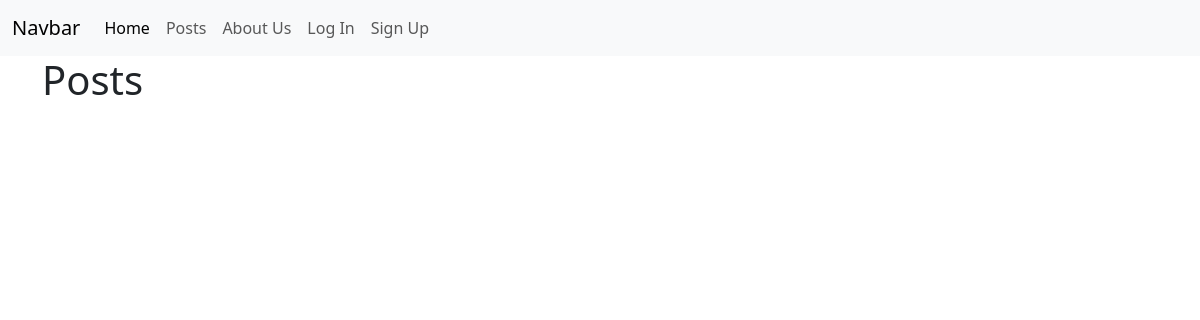
Page /post/ on the earlier database version.
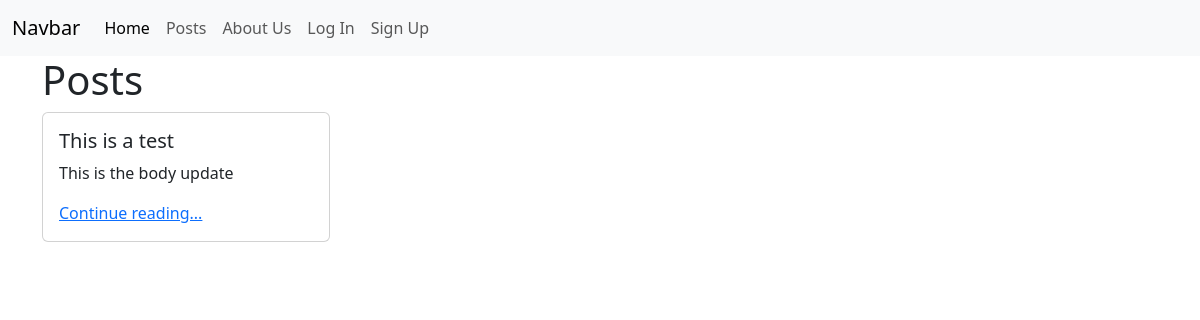
Same page on the later database version.
### posts/models.py (models this page shows, shortened)
class Post(models.Model):
    title = models.CharField(max_length=128)
    subtitle = models.CharField(max_length=256)
    author = models.ForeignKey(
        get_user_model(),
        on_delete=models.CASCADE
    )
    body = models.TextField()
    created_on = models.DateTimeField(auto_now_add=True)
    status = models.ForeignKey(
        Status,
        on_delete=models.CASCADE
    )

### posts/views.py (the view)
# urls.py: path("", views.PostListView.as_view(), name="list"),
class PostListView(ListView):
    template_name = "posts/list.html"
    model = Post

### templates/posts/list.html (shortened to what this page needs)
{% extends 'base.html' %}
{% block content %}
<h1>Posts</h1>
{% for post in post_list %}
<div class="card" style="width: 18rem;">
    <div class="card-body">
      <h5 class="card-title">{{ post.title }}</h5>
      <p class="card-text">{{ post.body | truncatechars:64 }}</p>
      <a href="{% url 'detail' post.id %}">Continue reading...</a>
    </div>
  </div>
  <br />
{% endfor %}
{% endblock content %}

### templates/base.html (shortened to what this page needs)
<!DOCTYPE html>
<html lang="en">
<head>
    <link href="https://cdn.jsdelivr.net/npm/bootstrap@5.3.2/dist/css/bootstrap.min.css" rel="stylesheet">
</head>
<body>
    <nav class="navbar navbar-expand-lg bg-body-tertiary">
        <div class="container-fluid">
            <a class="navbar-brand" href="#">Navbar</a>
            <div class="collapse navbar-collapse" id="navbarNavAltMarkup">
                <div class="navbar-nav">
                    <a class="nav-link active" aria-current="page" href="{% url 'home' %}">Home</a>
                    <a class="nav-link" href="{% url 'list' %}">Posts</a>
                    <a class="nav-link" href="{% url 'about' %}">About Us</a>
                    {% if user.is_authenticated %}
                        <a class="nav-link" href="{% url 'new' %}">New Post</a>
                        <a class="nav-link" href="{% url 'password_change' %}">ChangePassword</a>
                            <a class="nav-link" href="{% url 'logout' %}">Log Out</a>
                    {% else %}
                        <a class="nav-link" href="{% url 'login' %}">Log In</a>
                        <a class="nav-link" href="{% url 'signup' %}">Sign Up</a>
                    {% endif %}
                </div>
            </div>
        </div>
    </nav>
    <div class="container">
        {% block content %}{% endblock content %}
    </div>
</body>
</html>

Differences in the rows shown:
added Post: title "This is a test", body "This is the body update"
